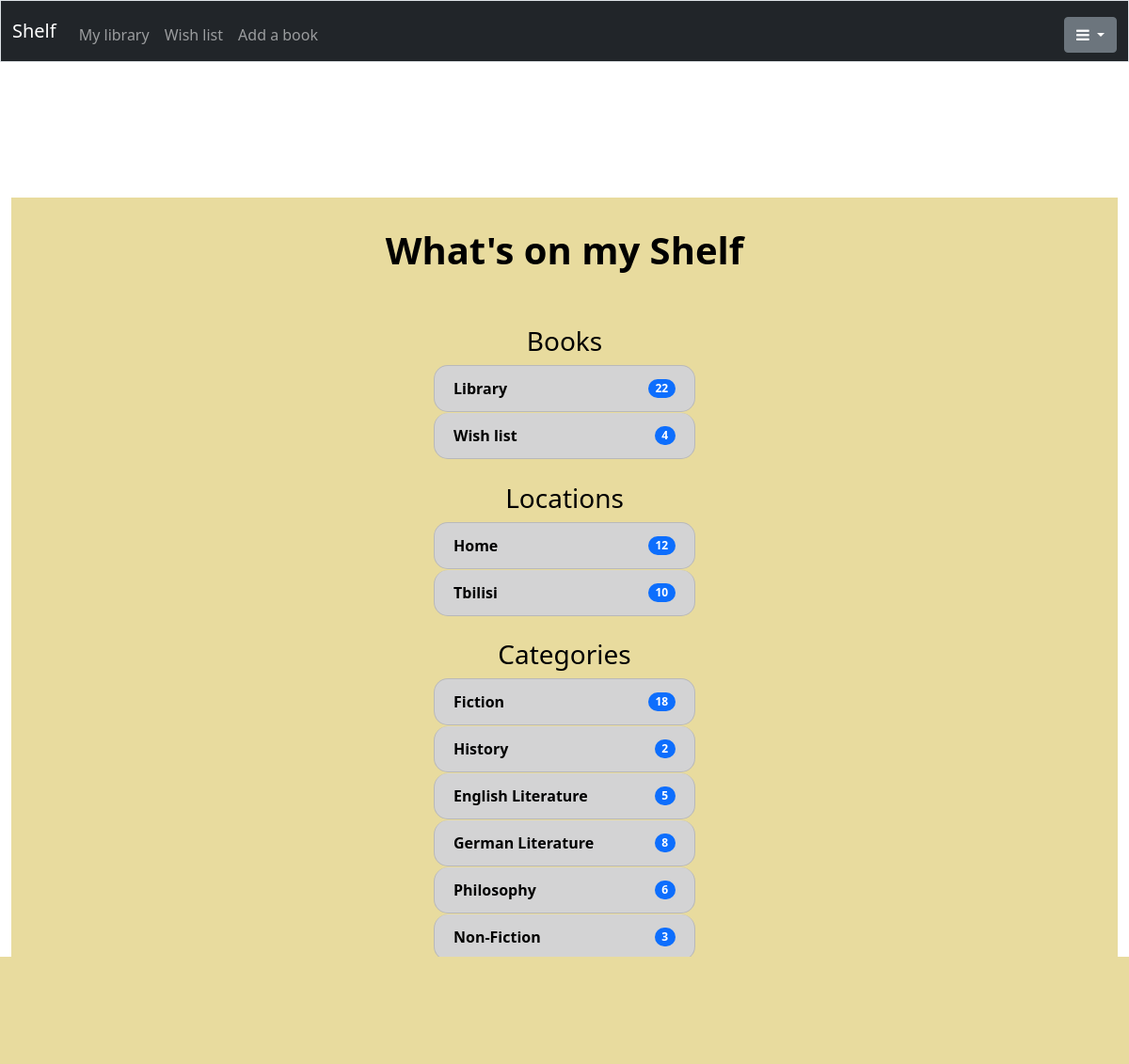
/ (signed in), run on the app's committed database.
### tables this page shows
CREATE TABLE locations
(id INTEGER PRIMARY KEY AUTOINCREMENT NOT NULL,
name TEXT,
reader INT,
FOREIGN KEY (reader) REFERENCES users(id)
);

CREATE TABLE categories
(id INTEGER PRIMARY KEY AUTOINCREMENT NOT NULL,
name TEXT,
reader INT,
FOREIGN KEY (reader) REFERENCES users(id)
);

### app.py (the view)
@app.route("/")
@login_required
def home_page():
    number_of_books_library = get_number_of_books("library")
    number_of_books_wish_list = get_number_of_books("wish_list")
    locations = get_locations()
    locations = get_number_of_books_at_location(locations)
    number_of_locations = len(locations)
    categories = get_categories()
    categories = get_number_of_books_in_each_category(categories)
    number_of_categories = len(categories)
    return render_template(
        "home.html", categories=categories, locations=locations, number_of_books_library=number_of_books_library,
            number_of_books_wish_list=number_of_books_wish_list, number_of_locations=number_of_locations,
                number_of_categories=number_of_categories)

### app.py (called while the page is built)
@app.after_request
def after_request(response):
    response.headers["Cache-Control"] = "no-cache, no-store, must-revalidate"
    response.headers["Expires"] = 0
    response.headers["Pragma"] = "no-cache"
    return response

### helpers.py (called while the page is built)
def login_required(f):
    @wraps(f)
    def decorated_function(*args, **kwargs):
        if session.get("user_id") is None:
            return redirect("/login")
        return f(*args, **kwargs)
    return decorated_function

def get_number_of_books(status):
    return db.execute("SELECT COUNT(id) FROM books WHERE status = ? AND reader = ?", status, session["user_id"])[0]["COUNT(id)"]

def get_locations():
    return db.execute("SELECT name FROM locations WHERE reader = ?", session["user_id"])

def get_location_id(location):
    return db.execute("SELECT id FROM locations WHERE name = ? AND reader = ?", location, session["user_id"])[0]["id"]

def get_number_of_books_at_location(location):
    if type(location) == list:
        for one in location:
            location_id = get_location_id(one["name"])
            number_of_books = db.execute(
                "SELECT COUNT(book_id) FROM located_books JOIN books ON located_books.book_id = books.id WHERE location_id = ?",
                    location_id)[0]["COUNT(book_id)"]
            one["count"] = number_of_books
        return location
    else:
        location_id = get_location_id(location)
        number_of_books = db.execute(
                "SELECT COUNT(book_id) FROM located_books JOIN books ON located_books.book_id = books.id WHERE location_id = ?",
                    location_id)[0]["COUNT(book_id)"]
        return number_of_books

def get_categories():
    return db.execute("SELECT name FROM categories WHERE reader = ?", session["user_id"])

def get_number_of_books_in_each_category(categories):
    status = "library"
    for category in categories:
        category_id = db.execute("SELECT id FROM categories WHERE name = ? AND reader = ?",
                                    category["name"], session["user_id"])[0]["id"]
        number_of_books = db.execute(
            "SELECT COUNT(book_id) FROM sorted_books JOIN books ON sorted_books.book_id = books.id WHERE category_id = ? AND status = ?",
                                        category_id, status)[0]["COUNT(book_id)"]
        category["count"] = number_of_books
    return categories

### templates/home.html (shortened to what this page needs)
{% extends "layout.html" %}
{% block main %}
    <div class="entrance">
        {% if number_of_books_library %}
            <h1><b>What's on my Shelf</b></h1><br><br>
            <div>
                <h3>Books</h3>
                <ul class="list-group all_books">
                    <li class="list-group-item d-flex flex-fill justify-content-between align-items-center list-group-item-dark book_locations">
                        <a class="black_link" href="/library">
                            <b>Library</b>
                        </a>
                        <span class="badge bg-primary rounded-pill">{{ number_of_books_library }}</span>
                    </li>
                    <li class="list-group-item d-flex flex-fill justify-content-between align-items-center list-group-item-dark book_locations">
                        <a class="black_link" href="/wish_list">
                            <b>Wish list</b>
                        </a>
                        <span class="badge bg-primary rounded-pill">{{ number_of_books_wish_list }}</span>
                    </li>
                </ul>
            </div><br>
        {% else %}
            <button class="btn btn-success">
                <a class="white_link" href="/add">
                    <i class="fa fa-plus-square" aria-hidden="true"></i> Add your first book
                </a>
            </button><br><br>
        {% endif %}
        {% if number_of_locations %}
            <div>
                <h3>Locations</h3>
                <ul class="list-group list_of_books_locations">
                    {% for location in locations %}
                        <li class="list-group-item d-flex flex-fill justify-content-between align-items-center list-group-item-dark book_locations">
                            {% if location.count > 0 %}
                                <a class="black_link" href="/{{ location.name }}/books">
                                    <b>{{ location.name }}</b>
                                </a>
                            {% else %}
                                <b>{{ location.name }}</b>
                            {% endif %}
                            <span class="badge bg-primary rounded-pill">{{ location.count }}</span>
                        </li>
                    {% endfor %}
                </ul>
            </div><br>
        {% else %}
            <button class="btn btn-success">
                <a class="white_link" href="/locations">
                    <i class="fa fa-plus-square" aria-hidden="true"></i> Add your first location
                </a>
            </button><br><br>
        {% endif %}
        {% if number_of_categories %}
            <div>
                <h3>Categories</h3>
                <ul class="list-group list_of_books_categories">
                    {% for category in categories %}
                        <li class="list-group-item d-flex flex-fill justify-content-between align-items-center list-group-item-dark book_categories">
                            {% if category.count > 0 %}
                                <a class="black_link" href="/books/{{ category.name }}">
                                    <b>{{ category.name }}</b>
                                </a>
                            {% else %}
                                <b>{{ category.name }}</b>
                            {% endif %}
                            <span class="badge bg-primary rounded-pill">{{ category.count }}</span>
                        </li>
                    {% endfor %}
                </ul>
            </div>
        {% else %}
            <button class="btn btn-success">
                <a class="white_link" href="/categories">
                    <i class="fa fa-plus-square" aria-hidden="true"></i> Add your first category
                </a>
            </button>
        {% endif %}
    </div>
{% endblock %}

### templates/layout.html (shortened to what this page needs)
<!DOCTYPE html>
<html lang="en">
    <head>
        <link href="https://cdn.jsdelivr.net/npm/bootstrap@5.1.3/dist/css/bootstrap.min.css" rel="stylesheet">
        <link href="https://cdnjs.cloudflare.com/ajax/libs/font-awesome/4.7.0/css/font-awesome.min.css" rel="stylesheet">
        <link href="/static/styles.css" rel="stylesheet">
    </head>
    <body class="body">
        <nav class="bg-dark border navbar navbar-expand-md navbar-dark navigation">
            <div class="container-fluid">
                <a class="navbar-brand" href="/"><span class="blue">Shelf</span></a>
                <div class="collapse navbar-collapse" id="navbar">
                    {% if session["user_id"] %}
                        <ul class="navbar-nav me-auto mt-2">
                            <li class="nav-item"><a class="nav-link" href="/library">My library</a></li>
                            <li class="nav-item"><a class="nav-link" href="/wish_list">Wish list</a></li>
                            <li class="nav-item"><a class="nav-link" href="/add">Add a book</a></li>
                        </ul>
                        <ul class="navbar-nav ms-auto mt-2">
                            <div class="btn-group dropleft">
                                <button class="btn btn-secondary dropdown-toggle" type="button" id="dropdownMenuButton1" data-bs-toggle="dropdown" aria-haspopup="true" aria-expanded="false">
                                    <i class="fa fa-bars" aria-hidden="true"></i>
                                </button>
                            </div>
                        </ul>
                    {% else %}
                        <ul class="navbar-nav ms-auto mt-2">
                            <li class="nav-item"><a class="nav-link" href="/about">About</a></li>
                            <li class="nav-item"><a class="nav-link" href="/register">Register</a></li>
                            <li class="nav-item"><a class="nav-link" href="/login">Log In</a></li>
                        </ul>
                    {% endif %}
                </div>
            </div>
        </nav><br><br><br>
        <main class="container-fluid py-5 text-center">
            {% block main %}{% endblock %}
        </main>
    </body>
</html>

### static/styles.css (style rules this page uses)
body { background-image: url("pictures/book_shelf_photo.jpg"); background-repeat: no-repeat; background-attachment: fixed; background-size: cover; overflow-x: hidden; }
.navigation { position: fixed; top: 0; width: 100%; border: solid transparent; z-index: 9999; }
.entrance { background-color: rgba(228, 213, 140, 0.842); margin: auto; padding: 2em; color:black; justify-content: center; align-items: center; text-align: center; margin-top: 90px; }
.all_books, .list_of_books_locations, .list_of_books_categories { justify-content: center; align-items: center; text-align: center; flex-wrap: wrap; }
.book_locations, .book_categories { width: 25%; border-radius: 15px; margin: 0.5px 0; padding: 12px 20px; }
.book_locations:first-child, .book_locations:last-child { border-radius: 15px; padding: 12px 20px; }
.book_categories:first-child, .book_categories:last-child { border-radius: 15px; padding: 12px 20px; }
.black_link { text-decoration: none; color: black; }

### data on the page
locations: name "Home", count "12"
locations: name "Tbilisi", count "10"
categories: name "Fiction", count "18"
categories: name "History", count "2"
categories: name "English Literature", count "5"
categories: name "German Literature", count "8"
categories: name "Philosophy", count "6"
categories: name "Non-Fiction", count "3"

### other printed values
{{ number_of_books_library }} "22"
{{ number_of_books_wish_list }} "4"
